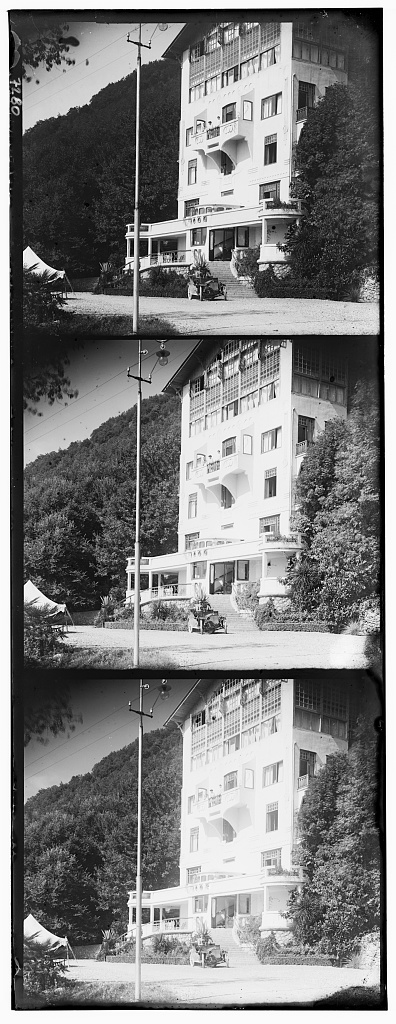
#> input picture DIP_HW1/inputs/P2/05.jpg, 396 x 1024 px
$ python -i SeamsResize.py   (imports and definitions only)
#> lines starting #> are read from the running program, lines starting #| are printed output that depends on the picture
#> further down, picture is the input picture: shape (1024, 396, 3); min 0, max 255, mean 126.7

# coding: utf-8

# In[ ]:


import numpy as np
from scipy.signal import convolve2d
import matplotlib.pyplot as plt
import cv2


def find_energy_map(img):
    gray = cv2.cvtColor(img, cv2.COLOR_RGB2GRAY)
    kernelx = np.array([[1, 2, 1], [0, 0, 0], [-1, -2, -1]])
    kernely = np.array([[1, 0, -1], [2, 0, -2], [1, 0, -1]])
    gradx = convolve2d(gray, kernelx, 'same')
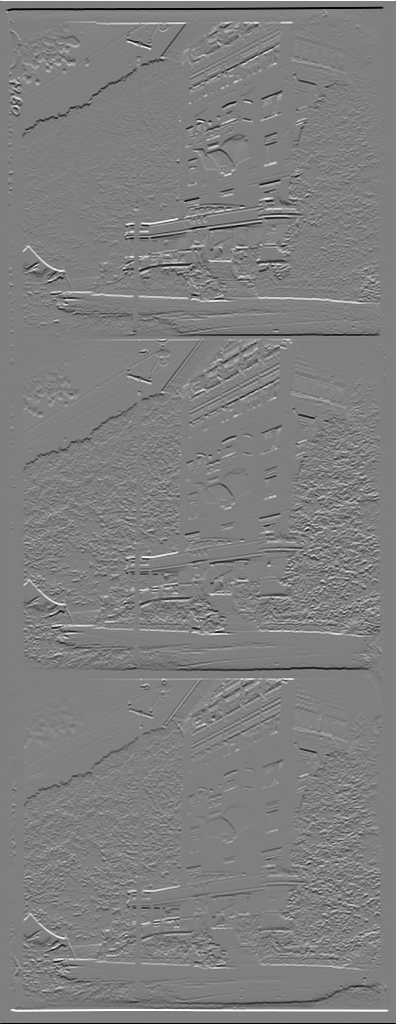
#> gradx: shape (1024, 396) int64; min -1020, max 1020, mean 0; drawn with min black and max white
    grady = convolve2d(gray, kernely, 'same')
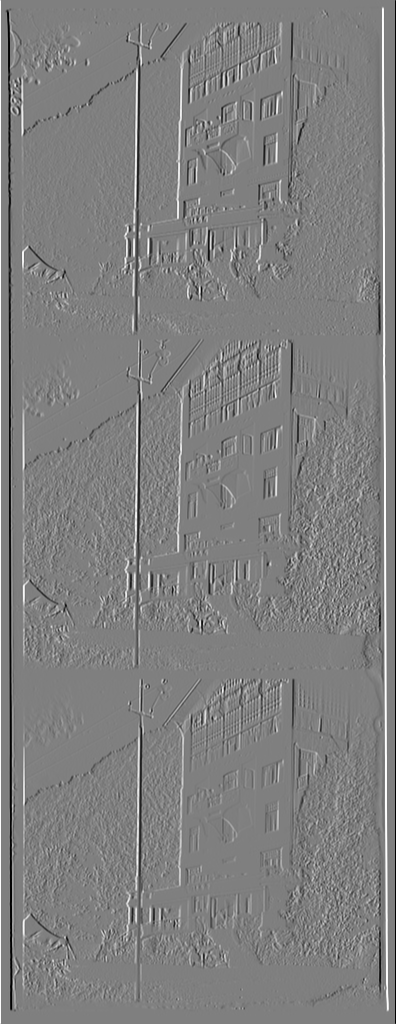
#> grady: shape (1024, 396) int64; min -1020, max 1020, mean 0; drawn with min black and max white
    grad = np.absolute(gradx) + np.absolute(grady)
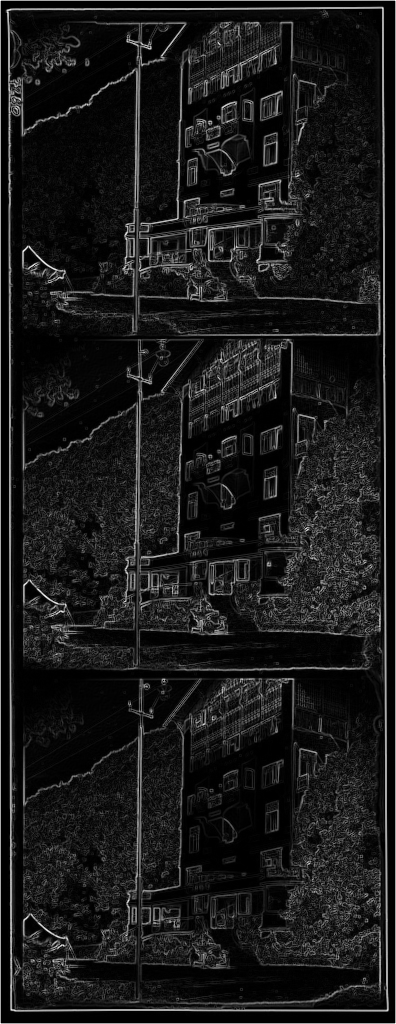
#> grad: shape (1024, 396) int64; min 0, max 1506, mean 152.5; drawn with min black and max white

    return grad

# [79 lines left out: functions find_vertical_seam, remove_vertical_seam, find_seams_list, remove_seams, not called in this run]

>>> import cv2
>>> picture = cv2.cvtColor(cv2.imread('../../../DIP_HW1/inputs/P2/05.jpg'), cv2.COLOR_BGR2RGB)
>>> result = find_energy_map(picture)

$ run again, on DIP_HW1/inputs/P2/06.jpg
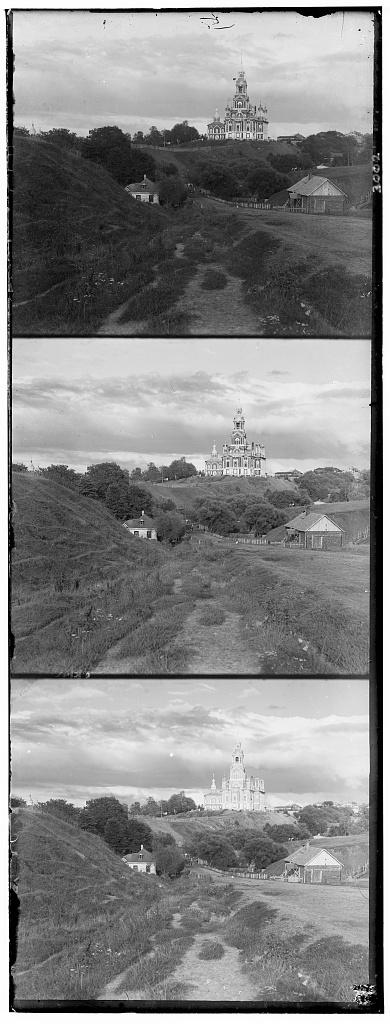
#> input picture DIP_HW1/inputs/P2/06.jpg, 390 x 1024 px
#> picture is the input picture: shape (1024, 390, 3); min 0, max 255, mean 133.7
#> in find_energy_map, `grady = convolve2d(gray, kernely, 'same')`:
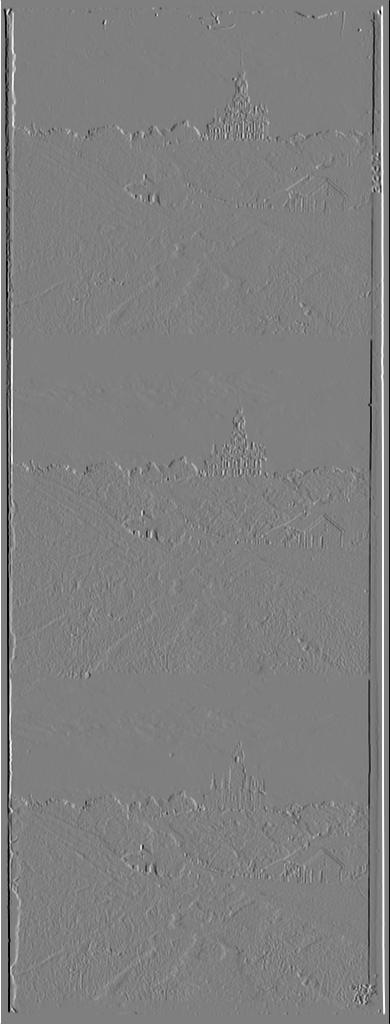
#> grady: shape (1024, 390) int64; min -1020, max 1020, mean 0; drawn with min black and max white
#> in find_energy_map, `grad = np.absolute(gradx) + np.absolute(grady)`:
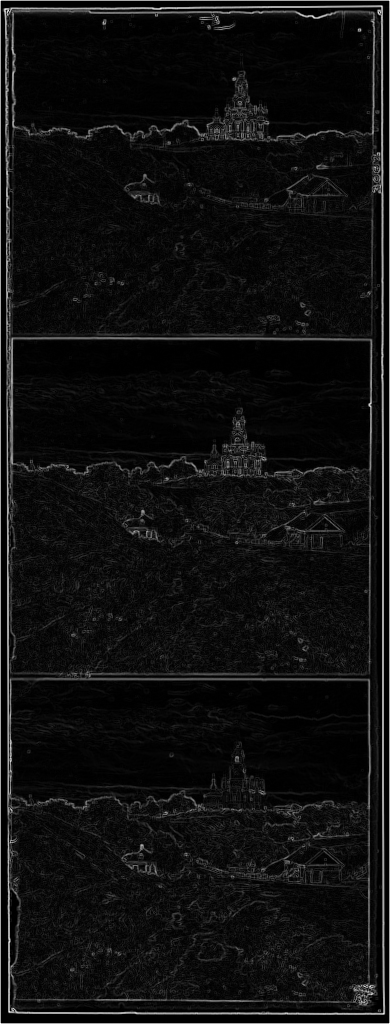
#> grad: shape (1024, 390) int64; min 0, max 1524, mean 95.1; drawn with min black and max white
